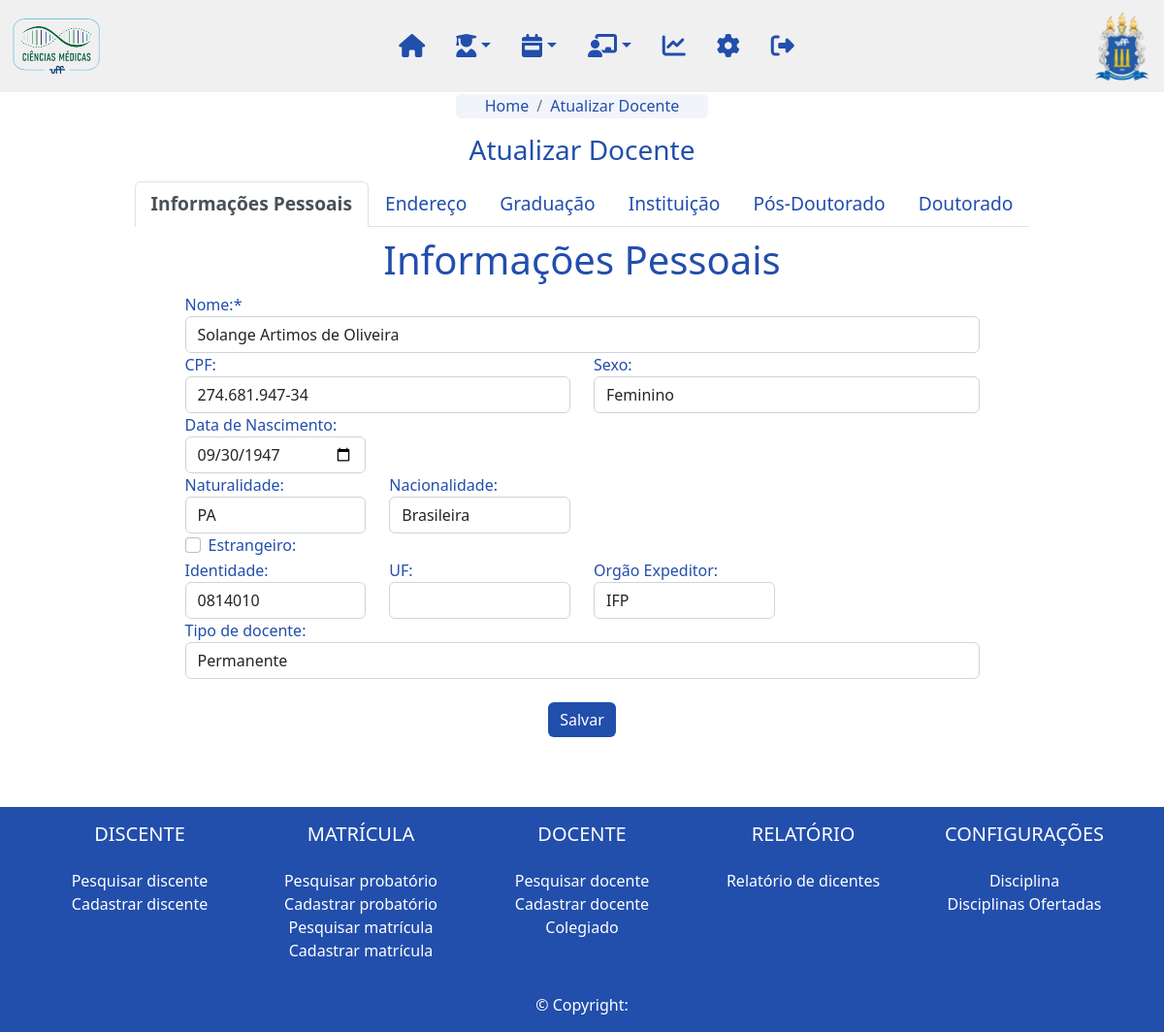
Screenshot of /professor/edita/2 with the database file from the repository.
### professor/models.py (models this page shows, shortened)
class Professor(models.Model):
      TIPO_DOCENTE_CHOICES = (
            ("Permanente", "Permanente"),
            ("Colaborador", "Colaborador"),
            ("Coorientador", "Coorientador"),
            ("Visitante", "Visitante"),
            ("Pos Doutor", "Pós Doutor"),
      )
      nome = models.CharField(max_length=200, verbose_name='Nome:')
      sexo = models.ForeignKey(Sexo, on_delete=models.DO_NOTHING , null=True, blank=True, verbose_name='Sexo:')
      dt_nascimento = models.DateField(null=True, blank=True, verbose_name='Data de nascimento:')
      estrangeiro = models.BooleanField(default=False, verbose_name='Estrangeiro:')
      nacionalidade = models.CharField(max_length=100, null=True, blank=True, verbose_name='Nacionalidade:')
      naturalidade = models.ForeignKey(UnidadeFederativa, on_delete=models.DO_NOTHING,  null=True, blank=True, verbose_name='Naturalidade:')
      cpf = models.CharField(max_length=14, null=True, blank=True, verbose_name='CPF:')
      identidade = models.CharField(max_length=12, null=True, blank=True, verbose_name='Identidade:')
      identidade_uf= models.CharField(max_length=2, null=True, blank=True, verbose_name='UF:')
      identidade_orgao = models.CharField(max_length=100, null=True, blank=True, verbose_name='Orgão Expeditor:')
      tipo_docente = models.CharField(max_length=100, choices=TIPO_DOCENTE_CHOICES, null=True, blank=True, verbose_name='Tipo de docente:')
      endereco = models.OneToOneField(Endereco, on_delete=models.DO_NOTHING)
      doutorado = models.OneToOneField(Doutorado, on_delete=models.DO_NOTHING)
      graduacao = models.OneToOneField(Graduacao, on_delete=models.DO_NOTHING, related_name="professor_graduacao")
      trabalho = models.ForeignKey(Trabalho, on_delete=models.DO_NOTHING, related_name="professor_trabalho")
      pos_doutorado = models.ForeignKey(PosDoutorado, on_delete=models.DO_NOTHING, related_name="professor_pos_doutorado")
      slug = models.SlugField(max_length=250, unique_for_date='dt_cadastro')
      updated = models.DateTimeField(auto_now=True)
      cadastrado_por = models.ForeignKey(User, on_delete=models.DO_NOTHING, related_name='professor_cadastrado_por')

### config/models.py (models this page shows)
class Sexo(models.Model):
    sexo = models.CharField(max_length=50)
    cor = RGBColorField(default='#000000')
    def __str__(self):
            return str(self.sexo)

### professor/views.py (the view, shortened to what this page needs)
# urls.py: path('edita/<slug:professor>', cadastra_professor, name='edita_professor'),
def cadastra_professor(request, professor=None):
    pagina = "Cadastrar Docente"
    form_professor = ProfessorForm()
    form_graduacao = GraduacaoForm()
    form_trabalho = TrabalhoForm()
    form_pos_doutorado = PosDoutoradoForm()
    form_endereco = EnderecoForm()
    form_doutorado = DoutoradoForm()
    if (professor is not None):
        pagina = "Atualizar Docente"
        professor = Professor.objects.get(slug=professor)
        form_professor = ProfessorForm(instance=professor)
        form_graduacao = GraduacaoForm(instance=professor.graduacao)
        form_trabalho = TrabalhoForm(instance=professor.trabalho)
        form_pos_doutorado = PosDoutoradoForm(instance=professor.pos_doutorado)
        form_endereco = EnderecoForm(instance=professor.endereco)
        form_doutorado = DoutoradoForm(instance=professor.doutorado)
    return render(request, "cadastra_professor.html", {'form_professor': form_professor, 'form_graduacao': form_graduacao, 'form_trabalho': form_trabalho, 'form_pos_doutorado':form_pos_doutorado, 'form_endereco': form_endereco, 'form_doutorado': form_doutorado, 'pagina': pagina, 'professor': professor})

### professor/forms.py (shortened to what this page needs)
class ProfessorForm(ModelForm):
    dt_nascimento = DateField(label='Data de Nascimento:', required=False, widget=TextInput(attrs={'type':'date'}))
    cpf = CharField(max_length="14", label="CPF:", required=False, widget=TextInput(attrs={"data-mask": "000.000.000-00"}))
    def __init__(self, *args, **kwargs):
        super(ProfessorForm, self).__init__(*args, **kwargs)
    class Meta:
        model = Professor
        fields = "__all__"
        exclude = ['endereco', 'doutorado', 'graduacao', 'trabalho', 'pos_doutorado', 'slug', 'updated', 'cadastrado_por', 'membro_colegiado']

class GraduacaoForm(ModelForm):
    class Meta:
        model = Graduacao
        fields = '__all__'

### config/models.py (called while the page is built)
    def __str__(self):
            return str(self.sigla)

    def __str__(self):
            return str(self.instituicao)

### professor/templates/cadastra_professor.html (shortened to what this page needs)
{% extends "base.html" %}
{% load static %}
{% load crispy_forms_tags %}
{% block content %}
    {% include 'navbar.html' %}
    <div class="body container" style="align-items: center; justify-content: center; justify-items: center; text-justify: center;">
        <nav aria-label="breadcrumb">
            <ol class="breadcrumb">
              <li class="breadcrumb-item"><a href="{% url 'home'%}">Home</a></li>
              <li class="breadcrumb-item active" aria-current="page"><a href="{% url 'professor:cadastra_professor' %}">{{pagina}}</a></li>
            </ol>
          </nav>
          <h3 class="text-center my-3">{{pagina}}</h3>
        <ul class="nav nav-tabs">
            <li class="nav-item">
                <a class="nav-link active" data-toggle="tab" href="#id_info">Informações Pessoais</a>
            </li>
            <li class="nav-item">
                <a class="nav-link" data-toggle="tab" href="#id_endereco">Endereço</a>
            </li>
            <li class="nav-item">
                <a class="nav-link" data-toggle="tab" href="#id_graduacao">Graduação</a>
            </li>
            <li class="nav-item">
                <a class="nav-link" data-toggle="tab" href="#id_trabalho">Instituição</a>
            </li>
            <li class="nav-item">
                <a class="nav-link" data-toggle="tab" href="#id_posdoc">Pós-Doutorado</a>
            </li>
            <li class="nav-item">
                <a class="nav-link" data-toggle="tab" href="#id_doutorado">Doutorado</a>
            </li>
        </ul>
        <form action="" method="POST" class="cadastro_form">
            <div class="tab-content">
            <div id="id_info" class="tab-pane container active">
                <h1>Informações Pessoais</h1>
                {% include 'forms_template/form_professor.html' with form_professor=form_professor %}
            </div>
        </div>
        <div class="d-flex justify-content-center">
            <button class="btn btn-primary m-4" type="submit" formnovalidate="formnovalidate">Salvar</button>
        </div>
        </form>
    </div>
{% include 'footer.html' %}
{% endblock %}

### templates/forms_template/form_professor.html
{% load crispy_forms_tags %}
{{form_professor.nome|as_crispy_field}}
<div class="row">
    <div class="col-6">
        {{form_professor.cpf|as_crispy_field}}
    </div>
    <div class="col-6">
        {{form_professor.sexo|as_crispy_field}}
    </div>
    <div class="col-3">
        {{form_professor.dt_nascimento|as_crispy_field}}
    </div>
</div>
<div class="row">
    <div class="col-3">
        {{form_professor.naturalidade|as_crispy_field}}
    </div>
    <div class="col-3">
        {{form_professor.nacionalidade|as_crispy_field}}
    </div>
</div>
{{form_professor.estrangeiro|as_crispy_field}}
<div class="row">
    <div class="col-3">
        {{form_professor.identidade|as_crispy_field}}
    </div>
    <div class="col-3">
        {{form_professor.identidade_uf|as_crispy_field}}
    </div>
    <div class="col-3">
        {{form_professor.identidade_orgao|as_crispy_field}}
    </div>
</div>
{{form_professor.tipo_docente|as_crispy_field}}

### static/css/styles.css (style rules this page uses)
html { height:100% }
body { height: 100%; }
.body { position:relative; padding-top: 80pt; color: #224EAC; min-height: 80%; }
.nav-item { font-size:larger; text-transform: capitalize; }
ul { color: #224EAC !important; }
a { text-decoration: none; }
.nav-link { color: #224EAC; }
.nav-link.active { font-weight: 700; }
.btn-primary { background-color: #224EAC !important; border-style: none !important; }
.breadcrumb { margin-top: -10px; border-radius: 5px; background-color: #224EAC10; height: 25px; padding: 0px 30px; }
.breadcrumb a { color: #224EAC; }
.breadcrumb-item.active { font-weight: 500; }

### professor/templates/cadastra_professor.html (style rules this page uses)
h1 { color: #224EAC; text-align: center; margin: 10px; }

### rows the page displays
Professor: nome "Solange Artimos de Oliveira", cpf "274.681.947-34", dt_nascimento "09/30/1947", naturalidade "PA", nacionalidade "Brasileira", identidade "0814010", identidade_orgao "IFP", tipo_docente "Permanente"
Sexo: sexo "Feminino"

### other values shown
{{ pagina }} "Atualizar Docente"
